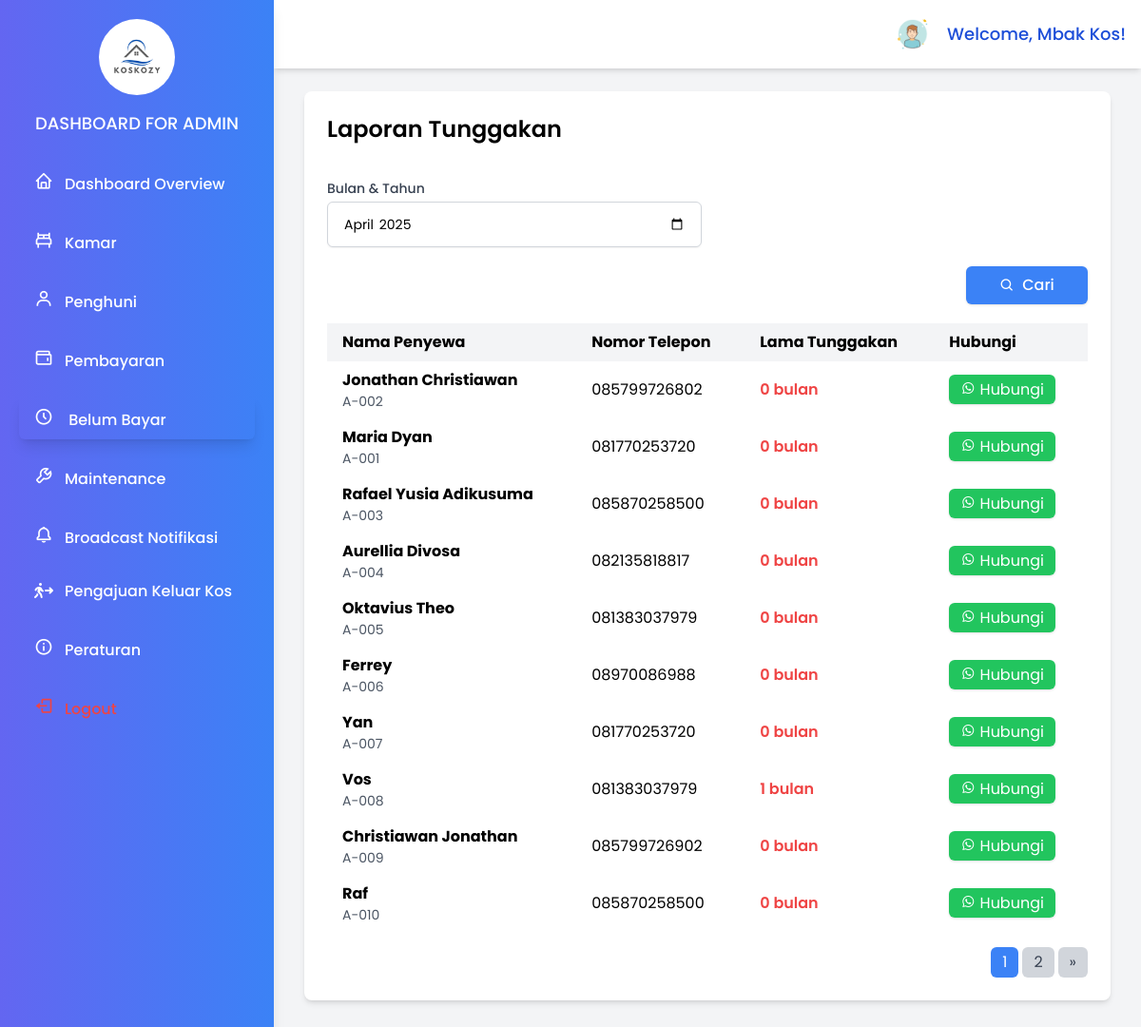
Page /page/admin/belum-bayar.php (signed in) on the earlier database version.
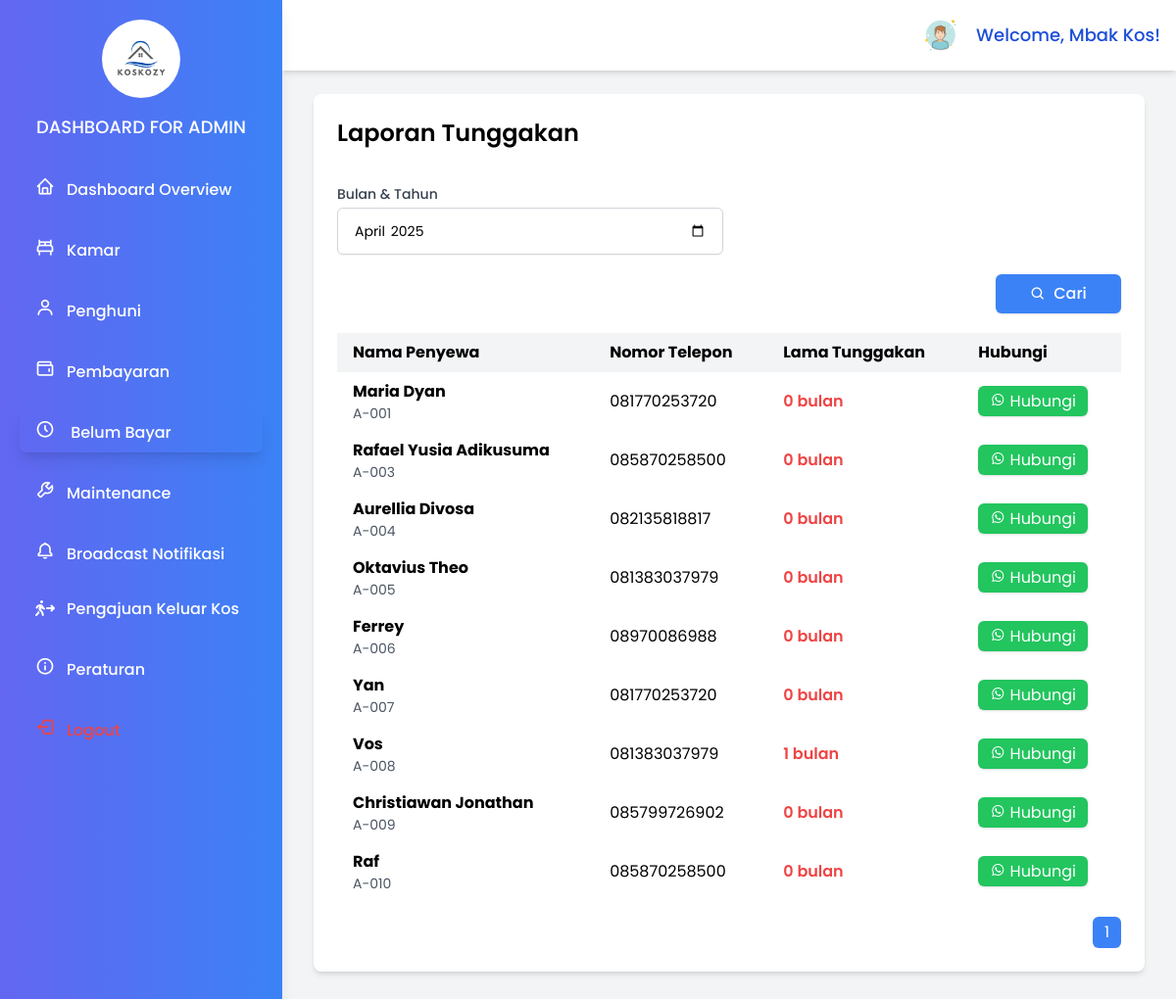
Same page on the later database version.
### tables this page shows
CREATE TABLE `penghuni` (
  `id` int(11) NOT NULL,
  `room_id` int(11) NOT NULL,
  `nama` varchar(255) NOT NULL,
  `jenis_kelamin` varchar(10) NOT NULL,
  `nomor_telepon` varchar(50) DEFAULT NULL,
  `alamat_asal` text DEFAULT NULL,
  `status` enum('active','inactive') DEFAULT 'active',
  `tanggal_masuk` date DEFAULT NULL,
  `tanggal_keluar` date DEFAULT NULL,
  `ktp` varchar(50) DEFAULT NULL,
  `nomor_darurat` varchar(50) DEFAULT NULL,
  `username` varchar(50) NOT NULL,
  `password` varchar(255) NOT NULL,
  `created_at` timestamp NOT NULL DEFAULT current_timestamp(),
  `updated_at` timestamp NOT NULL DEFAULT current_timestamp() ON UPDATE current_timestamp()
);

CREATE TABLE `rooms` (
  `id` int(11) NOT NULL,
  `name` varchar(255) NOT NULL,
  `type` varchar(50) NOT NULL,
  `ac` varchar(225) NOT NULL,
  `price` decimal(10,2) NOT NULL,
  `status` varchar(225) DEFAULT NULL,
  `active` varchar(20) NOT NULL,
  `capacity` int(11) NOT NULL,
  `description` text DEFAULT NULL,
  `foto` longblob DEFAULT NULL,
  `created_at` timestamp NOT NULL DEFAULT current_timestamp(),
  `updated_at` timestamp NOT NULL DEFAULT current_timestamp() ON UPDATE current_timestamp()
);

### page/admin/belum-bayar.php (the view, shortened to what the changed rows need)
<?php
$host = 'localhost';
$dbname = 'kos_management';
$username = 'root';
$password = '';
try {
    $pdo = new PDO("mysql:host=$host;dbname=$dbname", $username, $password);
    $pdo->setAttribute(PDO::ATTR_ERRMODE, PDO::ERRMODE_EXCEPTION);
    $month_year = isset($_GET['month_year']) ? $_GET['month_year'] : date('Y-m');
    $page = isset($_GET['page']) ? (int)$_GET['page'] : 1;
    $limit = 10;
    $offset = ($page - 1) * $limit;
    $count_sql = "SELECT COUNT(*) FROM penghuni B
                  LEFT JOIN pembayaran A ON B.id = A.penghuni_id AND DATE_FORMAT(A.tanggal_bayar, '%Y-%m') = :month_year
                  WHERE A.penghuni_id IS NULL";
    $stmt_count = $pdo->prepare($count_sql);
    $stmt_count->bindValue(':month_year', $month_year);
    $stmt_count->execute();
    $total_records = $stmt_count->fetchColumn();
    $total_pages = ceil($total_records / $limit);
    $sql = "SELECT B.nama AS nama_penghuni, B.nomor_telepon AS penghuni_nomor_telepon,
                   C.name AS nomor_kamar, B.tanggal_masuk,
                   DATEDIFF(CURDATE(), B.tanggal_masuk) AS lama_hari,
                   TIMESTAMPDIFF(MONTH, B.tanggal_masuk, CURDATE()) AS lama_bulan
            FROM penghuni B
            INNER JOIN rooms C ON B.room_id = C.id
            LEFT JOIN pembayaran A ON B.id = A.penghuni_id AND DATE_FORMAT(A.tanggal_bayar, '%Y-%m') = :month_year
            WHERE A.penghuni_id IS NULL
            LIMIT :limit OFFSET :offset";
    $stmt_bayar = $pdo->prepare($sql);
    $stmt_bayar->bindValue(':month_year', $month_year);
    $stmt_bayar->bindValue(':limit', $limit, PDO::PARAM_INT);
    $stmt_bayar->bindValue(':offset', $offset, PDO::PARAM_INT);
    $stmt_bayar->execute();
    $belum_bayar = $stmt_bayar->fetchAll(PDO::FETCH_ASSOC);
} catch (PDOException $e) {
    echo 'Connection failed: ' . $e->getMessage();
    exit();
}
?>
<!DOCTYPE html>
<html lang="en">
<head>
    <script src="https://cdn.tailwindcss.com"></script>
    <link href="https://unpkg.com/boxicons@2.1.4/css/boxicons.min.css" rel="stylesheet">
    <link rel="stylesheet" href="https://cdnjs.cloudflare.com/ajax/libs/font-awesome/6.5.1/css/all.min.css">
</head>
<body class="bg-gray-100 min-h-screen">
<div id="sidebar" class="hidden md:block w-72 h-full bg-gradient-to-r from-indigo-500 to-blue-500 text-gray-800 fixed top-0 left-0 p-5 flex-col shadow-lg z-50">
    <div class="mb-6 text-center">
        <h1 class="text-lg font-medium text-white mt-4 uppercase">Dashboard for Admin</h1>
    </div>
</div>
<div class="md:ml-72 flex flex-col min-h-screen">
    <div class="p-8">
        <div class="bg-white rounded-lg shadow-md">
            <div class="p-6 mt-16">
                <div class="justify-between flex mb-5">
                    <h2 class="text-2xl font-semibold mb-4">Laporan Tunggakan</h2>
                </div>
                <div class="overflow-x-auto">
                    <table class="min-w-full table-auto">
                        <thead>
                            <tr class="bg-gray-100">
                                <th class="px-4 py-2 text-left">Nama Penyewa</th>
                                <th class="px-4 py-2 text-left">Nomor Telepon</th>
                                <th class="px-4 py-2 text-left">Lama Tunggakan</th>
                                <th class="px-4 py-2 text-left">Hubungi</th>
                            </tr>
                        </thead>
                        <tbody>
                            <?php if (empty($belum_bayar)): ?>
                                <tr>
                                    <td colspan="3" class="text-center py-3">No data available</td>
                                </tr>
                            <?php else: ?>
                                <?php foreach ($belum_bayar as $tenant): ?>
                                    <tr>
                                       <td class="px-4 py-2">
                                          <div class="font-bold"><?= htmlspecialchars($tenant['nama_penghuni']) ?></div>
                                          <div class="text-sm text-gray-600"><?= htmlspecialchars($tenant['nomor_kamar']) ?></div>
                                       </td>
                                       <td class="px-4 py-2"><?php echo htmlspecialchars($tenant['penghuni_nomor_telepon']); ?></td>
                                       <td class="px-4 py-2 text-red-500 font-semibold"><?= $tenant['lama_bulan'] . ' bulan'; ?></td>
                                       <td class="px-4 py-2">
                                          <?php
                                             $nomor_wa = preg_replace('/^08/', '+628', htmlspecialchars($tenant['penghuni_nomor_telepon']));
                                          ?>
                                          <a href="https://wa.me/<?= $nomor_wa ?>" target="_blank" class="bg-green-500 hover:bg-green-600 text-white px-3 py-1 rounded-md shadow">
                                             <i class="bx bxl-whatsapp"></i> Hubungi
                                          </a>
                                       </td>
                                    </tr>
                                <?php endforeach; ?>
                            <?php endif; ?>
                        </tbody>
                    </table>
                    <div class="flex justify-end mt-4">
                        <nav class="inline-flex space-x-1">
                            <?php for ($i = 1; $i <= $total_pages; $i++): ?>
                                <a href="?month_year=<?= $month_year ?>&page=<?= $i ?>" class="px-3 py-1 <?= $i == $page ? 'bg-blue-500 text-white' : 'bg-gray-300 text-gray-700 hover:bg-gray-400' ?> rounded-md"> <?= $i ?> </a>
                            <?php endfor; ?>
                            <?php if ($page < $total_pages): ?>
                                <a href="?month_year=<?= $month_year ?>&page=<?= $page + 1 ?>" class="px-3 py-1 bg-gray-300 text-gray-700 rounded-md hover:bg-gray-400">&raquo;</a>
                            <?php endif; ?>
                        </nav>
                    </div>
                </div>
            </div>
        </div>
    </div>
</div>
</body>
</html>

Differences in the rows shown:
no longer on this page (row edited): penghuni: nama "Jonathan Christiawan", room.name "A-002", nomor_telepon "085799726802", lama_bulan "0"
Other differences:
list line gone: "2"
